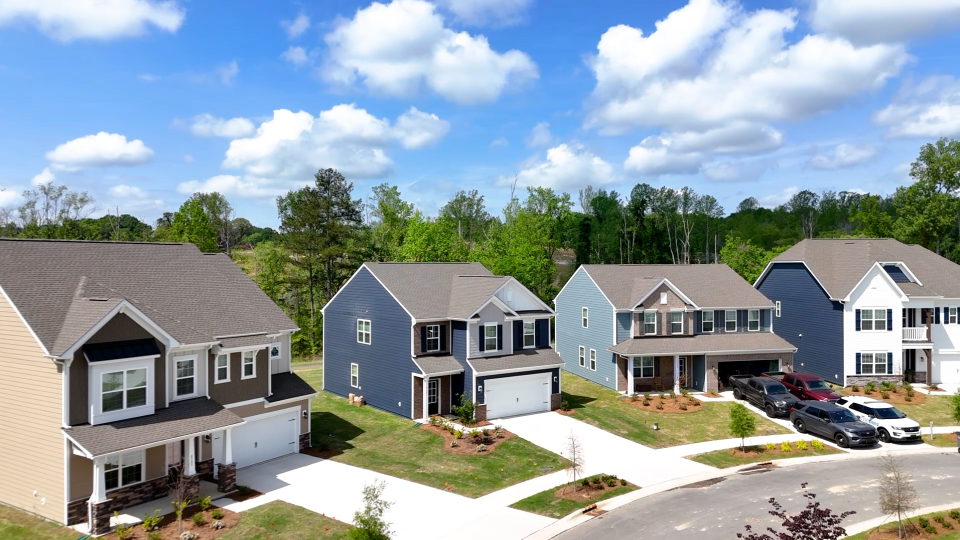
#> input picture 2026-10-29-new-construction-carousel/build/src/sv_pic2.jpg, 1920 x 1080 px (shown at 1/2 size)
$ python prep_photos.py
#> lines starting #> are read from the running program, lines starting #| are printed output that depends on the picture
# Oct 29 2026 NC carousel photo prep: builder photos only (all credited 'Photo: Lennar', from each community's own Lennar page). Native cover-crop for 4:5 and 1:1, Lanczos,
# grade: autocontrast blend 0.45, slight warmth, +4% contrast, +3% saturation, UnsharpMask (stronger when upscaled; KB web photos are 1200x800).
from PIL import Image, ImageEnhance, ImageFilter, ImageOps
import os
import numpy as np
os.chdir(os.path.dirname(os.path.abspath(__file__)))
M={1:("src/sv_pic2.jpg",.5,.5),2:("src/sr_blake_kit.jpg",.5,.5),3:("src/cc_mpc.jpg",.5,.5),4:("src/sv_west_great.jpg",.5,.5),
   5:("src/ns_fire.jpg",.5,.5),6:("src/ac_dream13.jpg",.5,.5),7:("src/ns_verona_great.jpg",.5,.5),
   8:("src/sv_chad_liv.jpg",.5,.5),9:("src/ns_cp2.jpg",.5,.5),10:("src/ns_lake.jpg",.12,.5)}
FX={}
# house numbers retouched out; rects given in 4:5 output px, mapped back to source px (so both sizes are clean); 'v' = blend from the clean trim above/below
FIX45={3:[(460,786,478,862,'v')]}
def retouch(im,rects):
    a=np.asarray(im).astype(float).copy()
    for x0,y0,x1,y1 in rects:
        top=a[y0-3:y0-1,x0:x1].mean(0); bot=a[y1+1:y1+3,x0:x1].mean(0)
        for k,y in enumerate(range(y0,y1)):
            t=(k+1)/(y1-y0+1); a[y,x0:x1]=top*(1-t)+bot*t
    return Image.fromarray(a.clip(0,255).astype('uint8'))
SIZES={"img":(1080,1350),"img1x1":(1080,1080)}
for i,(f,x,y) in M.items():
    src=ImageOps.exif_transpose(Image.open(f)).convert("RGB")
#> src is the input picture: PIL image 1920x1080 RGB; mean R, G, B 144.4, 157.5, 163.7
    if i in FIX45:
        r=max(1080/src.width,1350/src.height); l=(round(src.width*r)-1080)*x; t=(round(src.height*r)-1350)*y
        for x0,y0,x1,y1,mode in FIX45[i]:
            src=retouch(src,[tuple(int(v) for v in ((x0+l)/r,(y0+t)/r,(x1+l)/r+1,(y1+t)/r+1))])
    for d,(W,H) in SIZES.items():
        r=max(W/src.width,H/src.height); im=src.resize((round(src.width*r),round(src.height*r)),Image.LANCZOS)
        xx=FX.get((i,d),x); l=int((im.width-W)*xx); t=int((im.height-H)*y); im=im.crop((l,t,l+W,t+H))
        im=Image.blend(im,ImageOps.autocontrast(im,cutoff=0.3),0.45)
        R,G,B=im.split(); R=R.point(lambda v:min(255,int(v*1.012+1))); B=B.point(lambda v:int(v*0.988)); im=Image.merge("RGB",(R,G,B))
        im=ImageEnhance.Contrast(im).enhance(1.04); im=ImageEnhance.Color(im).enhance(1.03)
        im=im.filter(ImageFilter.UnsharpMask(1.4 if r>1.4 else 1.0, 90 if r>1.4 else 60, 2))
        im.save(f"{d}/{i:02d}.jpg",quality=94)
#> this loop made 2 passes
#> pass 1, `im = im.crop((l, t, l + W, t + H))`:
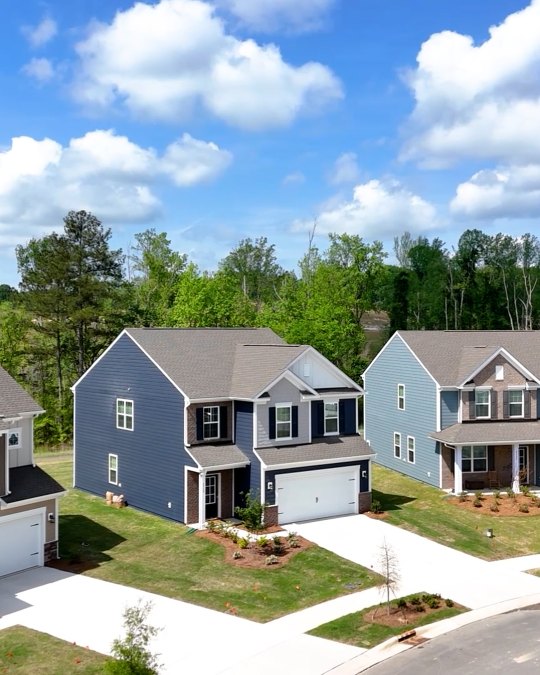
#> im: PIL image 1080x1350 RGB (shown at 1/2 size); mean R, G, B 144.2, 160.3, 163.9
#> pass 1, `R, G, B = im.split()`:
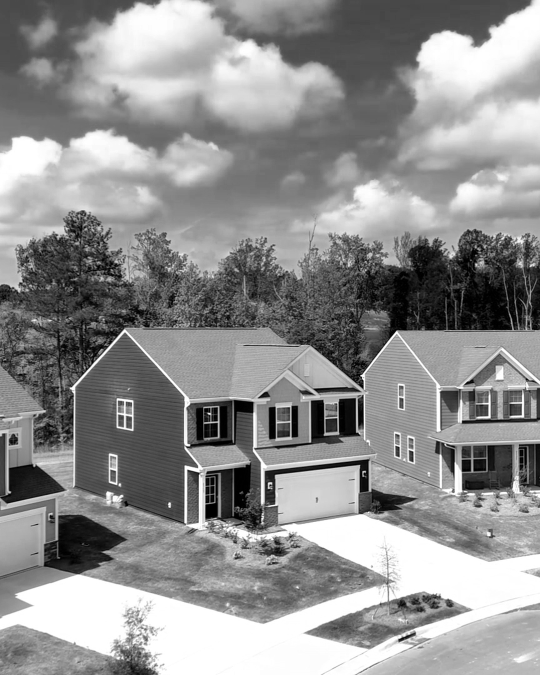
#> R: PIL image 1080x1350 L (shown at 1/2 size); min 0, max 255, mean 144.2
#> after the loop:
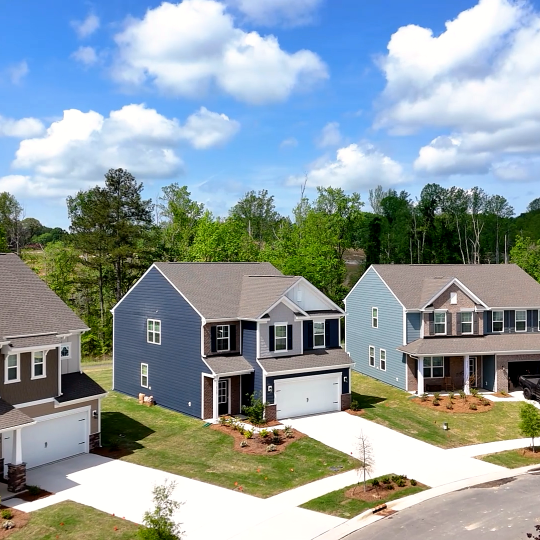
#> im: PIL image 1080x1080 RGB (shown at 1/2 size); mean R, G, B 144.3, 157.8, 160.9
    print(i,f,src.size,"scale4:5=%.2f"%max(1080/src.width,1350/src.height))
#| 1 src/sv_pic2.jpg (1920, 1080) scale4:5=1.25
#> pass 2 of the loop `for i,(f,x,y) in M.items():`:
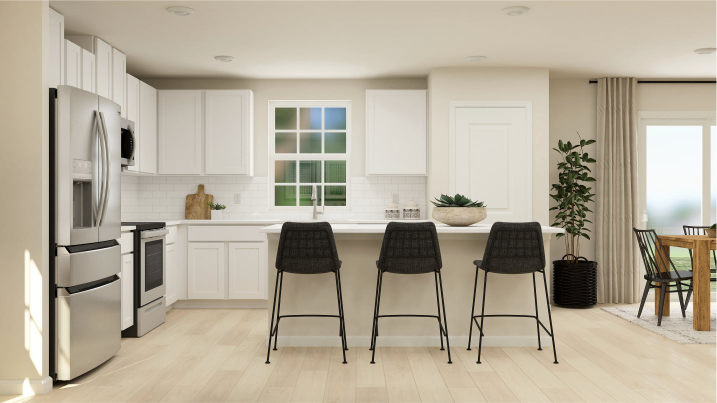
#> input picture 2026-10-29-new-construction-carousel/build/src/sr_blake_kit.jpg, 1433 x 806 px (shown at 1/2 size)
#> src is the input picture: PIL image 1433x806 RGB; mean R, G, B 180.8, 171.6, 154.1
#> the loop `for d,(W,H) in SIZES.items():` made 2 passes
#> pass 1, `R, G, B = im.split()`:
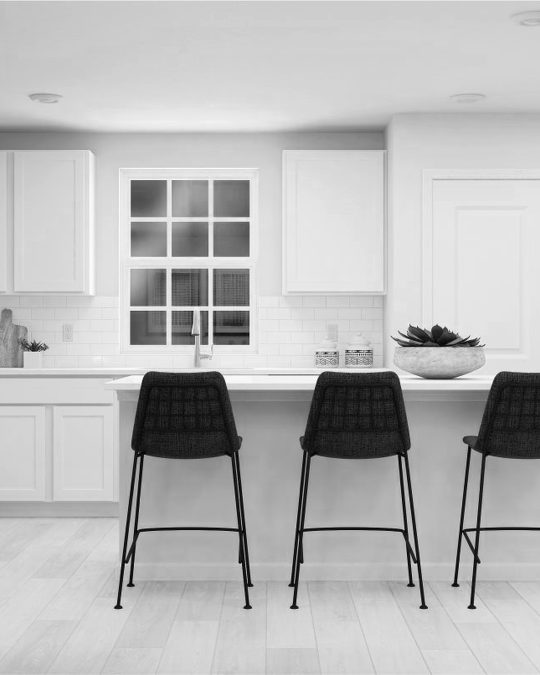
#> R: PIL image 1080x1350 L (shown at 1/2 size); min 0, max 255, mean 184.5
#> after the loop `for d,(W,H) in SIZES.items():`:
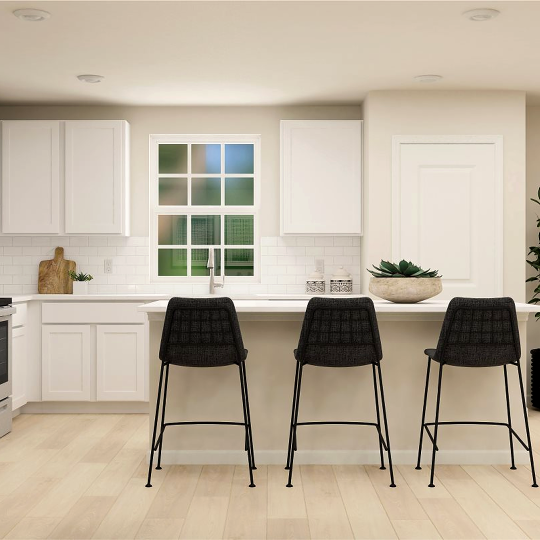
#> im: PIL image 1080x1080 RGB (shown at 1/2 size); mean R, G, B 188.5, 176.4, 158.6
#| 2 src/sr_blake_kit.jpg (1433, 806) scale4:5=1.67
#> pass 3 of the loop `for i,(f,x,y) in M.items():`:
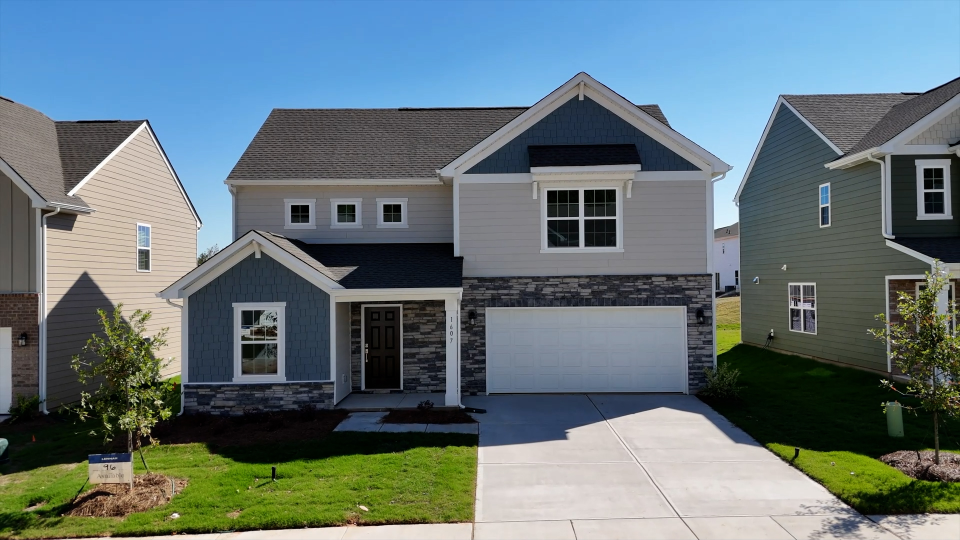
#> input picture 2026-10-29-new-construction-carousel/build/src/cc_mpc.jpg, 1920 x 1080 px (shown at 1/2 size)
#> src is the input picture: PIL image 1920x1080 RGB; mean R, G, B 101, 117.3, 122.2
#> the loop `for d,(W,H) in SIZES.items():` made 2 passes
#> pass 1, `R, G, B = im.split()`:
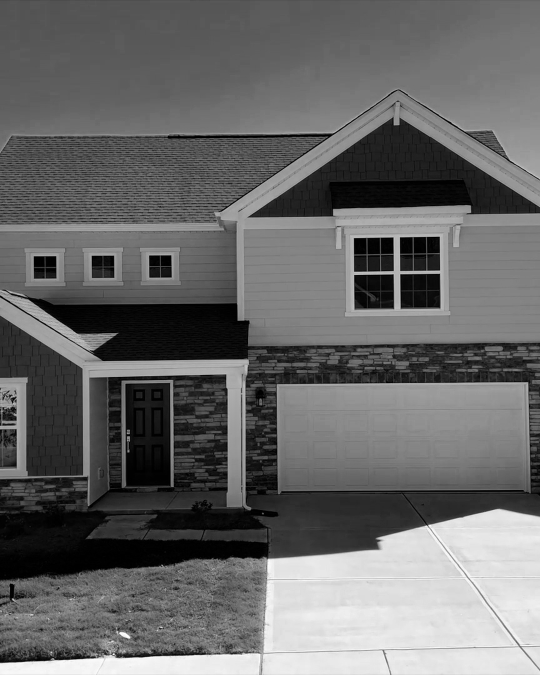
#> R: PIL image 1080x1350 L (shown at 1/2 size); min 0, max 255, mean 104.2
#> after the loop `for d,(W,H) in SIZES.items():`:
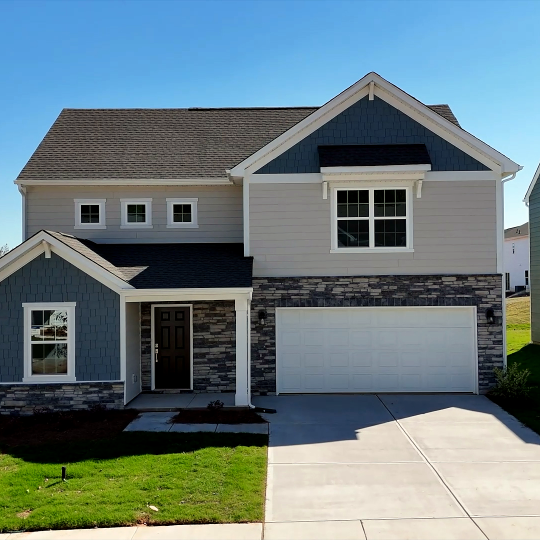
#> im: PIL image 1080x1080 RGB (shown at 1/2 size); mean R, G, B 105.6, 124.3, 128.5
#| 3 src/cc_mpc.jpg (1920, 1080) scale4:5=1.25
#> (the run stopped early here; a loop or call above may not have finished)
